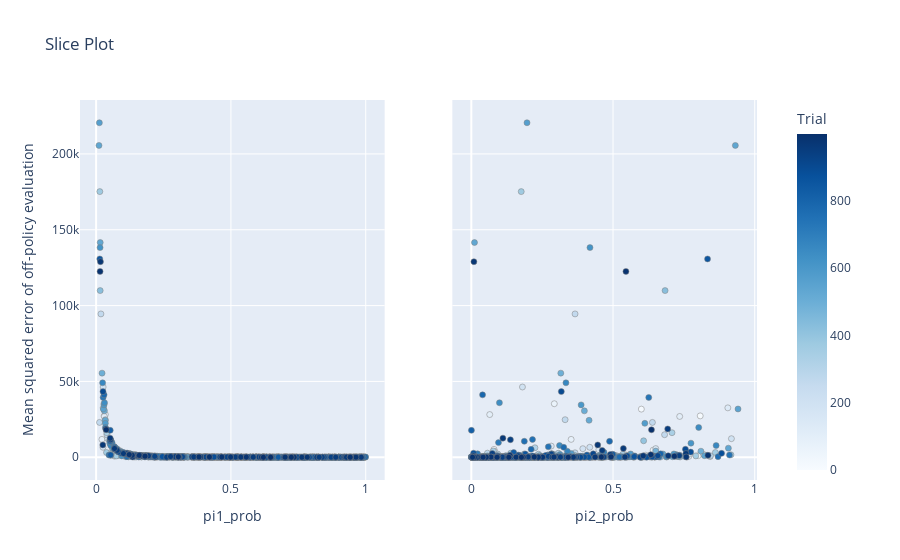

Source (notebook cell):
### Code cell
optuna.visualization.plot_slice(
    study,
    target=lambda t: t.values[1],
    target_name="Mean squared error of off-policy evaluation",
).show()

### Figure 1 — Plotly figure (JSON) as saved in the notebook; plotly's stock layout.template omitted (floating-point values rounded to 4 significant figures; data arrays with more than 128 entries replaced by an {"elided": "..."} marker saying what was removed)
{"data": [{"marker": {"color": {"elided": "1000 int values"}, "colorbar": {"title": {"text": "Trial"}, "x": 1, "xpad": 40}, "colorscale": [[0, "rgb(247,251,255)"], [0.125, "rgb(222,235,247)"], [0.25, "rgb(198,219,239)"], [0.375, "rgb(158,202,225)"], [0.5, "rgb(107,174,214)"], [0.625, "rgb(66,146,198)"], [0.75, "rgb(33,113,181)"], [0.875, "rgb(8,81,156)"], [1, "rgb(8,48,107)"]], "line": {"color": "Grey", "width": 0.5}, "showscale": true}, "mode": "markers", "name": "Feasible Trial", "showlegend": false, "type": "scatter", "x": {"elided": "1000 float values"}, "xaxis": "x", "y": {"elided": "1000 float values"}, "yaxis": "y"}, {"marker": {"color": {"elided": "1000 int values"}, "colorbar": {"title": {"text": "Trial"}, "x": 1, "xpad": 40}, "colorscale": [[0, "rgb(247,251,255)"], [0.125, "rgb(222,235,247)"], [0.25, "rgb(198,219,239)"], [0.375, "rgb(158,202,225)"], [0.5, "rgb(107,174,214)"], [0.625, "rgb(66,146,198)"], [0.75, "rgb(33,113,181)"], [0.875, "rgb(8,81,156)"], [1, "rgb(8,48,107)"]], "line": {"color": "Grey", "width": 0.5}, "showscale": false}, "mode": "markers", "name": "Feasible Trial", "showlegend": false, "type": "scatter", "x": {"elided": "1000 float values"}, "xaxis": "x2", "y": {"elided": "1000 float values"}, "yaxis": "y2"}], "layout": {"title": {"text": "Slice Plot"}, "xaxis": {"anchor": "y", "domain": [0, 0.45], "title": {"text": "pi1_prob"}}, "xaxis2": {"anchor": "y2", "domain": [0.55, 1], "title": {"text": "pi2_prob"}}, "yaxis": {"anchor": "x", "domain": [0, 1], "title": {"text": "Mean squared error of off-policy evaluation"}}, "yaxis2": {"anchor": "x2", "domain": [0, 1], "matches": "y", "showticklabels": false}}}
